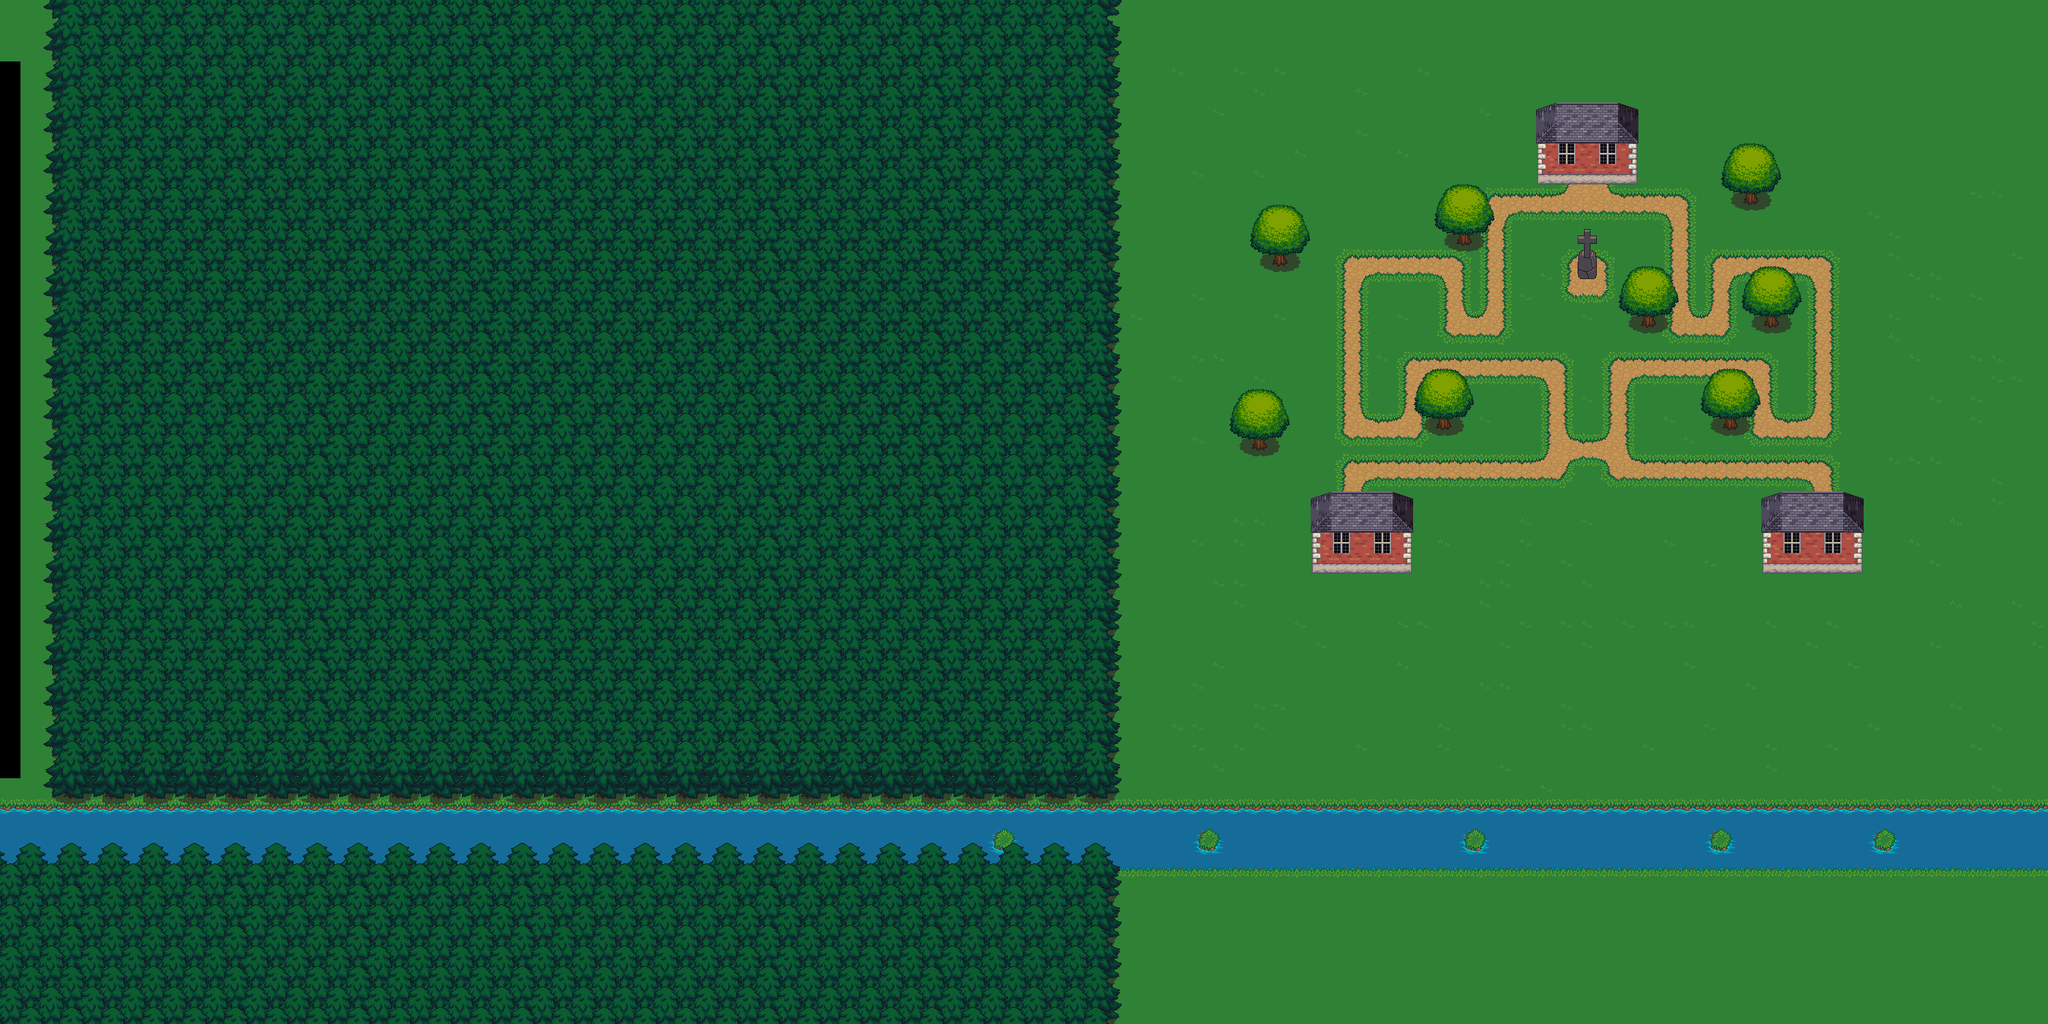

The image is a tile-based game level rendered from a .tmx file. Its description and source (layers, tilesets, objects; grid data summarised) follow:
An orthogonal 100x50 tile map with 32x32 px tiles, 6 tile layers (ground, grass, trunks & houses walls, trunks & forest, ...), 4 tilesets and 34 objects (forestRightLimit, forestLeftLimit, laugh, exit_compass_1, compass_1, ...).

<map version="1.0" tiledversion="1.0.2" orientation="orthogonal" renderorder="right-down" width="100" height="50" tilewidth="32" tileheight="32" nextobjectid="116">
 <tileset firstgid="1" name="base_out_atlas" tilewidth="32" tileheight="32" spacing="2" margin="1" tilecount="1024" columns="32">
  <image source="../general/LPC/base_out_atlas.png" width="1088" height="1088" />
 </tileset>
 <tileset firstgid="1025" name="terrain_atlas" tilewidth="32" tileheight="32" spacing="2" margin="1" tilecount="1024" columns="32">
  <image source="../general/LPC/terrain_atlas.png" width="1088" height="1088" />
 </tileset>
 <tileset firstgid="2049" name="forest tree pad" tilewidth="32" tileheight="32" spacing="2" margin="1" tilecount="21" columns="3">
  <image source="../general/LPC/forest tree pad.png" width="104" height="240" />
 </tileset>
 <tileset firstgid="2070" name="forest tree" tilewidth="32" tileheight="32" spacing="2" margin="1" tilecount="21" columns="3">
  <image source="../general/LPC/forest tree.png" width="104" height="240" />
 </tileset>
 <layer name="ground" width="100" height="50">
  <data>[5000 cells, 4961 non-empty, 1 distinct tile ids]</data>
 </layer>
 <layer name="grass" width="100" height="50">
  <data>[5000 cells, 4963 non-empty, 31 distinct tile ids]</data>
 </layer>
 <layer name="trunks &amp; houses walls" width="100" height="50">
  <data>[5000 cells, 415 non-empty, 24 distinct tile ids]</data>
 </layer>
 <layer name="trunks &amp; forest" width="100" height="50">
  <data>[5000 cells, 2000 non-empty, 14 distinct tile ids]</data>
 </layer>
 <objectgroup name="characters" />
 <layer name="roofs " width="100" height="50">
  <data>[5000 cells, 683 non-empty, 31 distinct tile ids]</data>
 </layer>
 <layer name="monumant top" width="100" height="50">
  <data>[5000 cells, 2 non-empty, 2 distinct tile ids]</data>
 </layer>
 <objectgroup name="collisions" opacity="0.97">
  <object id="66" x="2242.83" y="644.333" width="26" height="29" />
  <object id="69" x="2562.83" y="485.833" width="26" height="29" />
  <object id="74" x="1953.83" y="678.333" width="26" height="29" />
  <object id="75" x="2274.33" y="357.833" width="23" height="30" />
  <object id="76" x="2049.83" y="799.833" width="156" height="95" />
  <object id="79" x="2754.83" y="799.333" width="156" height="96" />
  <object id="80" x="91.8333" y="1162.83" width="1634" height="6" />
  <object id="81" x="2754.83" y="484.333" width="26" height="29" />
  <object id="84" name="forestRightLimit" x="1726.83" y="5.83333" width="6" height="1256" />
  <object id="85" x="1733.83" y="1258.83" width="1465" height="12" />
  <object id="86" x="2689.83" y="645.333" width="26" height="29" />
  <object id="87" x="1985.83" y="389.333" width="26" height="29" />
  <object id="88" x="2723.83" y="291.833" width="23" height="30" />
  <object id="89" x="2402.83" y="192.333" width="156" height="95" />
  <object id="101" name="forestLeftLimit" x="87.6667" y="0.333333" width="6" height="1256" />
  <object id="102" x="-2.66667" y="1250.67" width="88" height="8" />
  <object id="103" x="30.6667" y="96" width="1.33333" height="1120.33" />
  <object id="104" x="-4" y="96" width="33.3333" height="4" />
  <object id="113" x="2464" y="413" width="30" height="21" />
  <object id="115" x="-11" y="1214" width="43" height="1" />
 </objectgroup>
 <objectgroup name="events">
  <object id="93" name="laugh" x="1735.83" y="1026" width="27" height="28" />
  <object id="95" name="exit_compass_1" x="2100.72" y="784.47" width="29" height="10" />
  <object id="96" name="compass_1" x="2100.94" y="794.864" width="30" height="12" />
  <object id="97" name="compass_2" x="2833.53" y="793.864" width="30" height="12" />
  <object id="98" name="exit_compass_2" x="2834.81" y="784.47" width="29" height="10" />
  <object id="99" name="entrance_keyHouse" x="2462.67" y="186.167" width="32" height="12" />
  <object id="111" name="monument" x="2462" y="430" width="33" height="14" />
  <object id="114" name="exit-beer-house" x="2468" y="172" width="14" height="8" />
 </objectgroup>
 <objectgroup name="objects">
  <object id="90" name="ghost" x="1651.84" y="989.83" width="17" height="17" />
  <object id="91" name="blondman" x="2323.83" y="1199.83" width="13" height="13" />
  <object id="92" name="playerGhost" x="1698.55" y="1034.22" width="14" height="15" />
  <object id="94" name="oldman" x="2056.17" y="694" width="13" height="12" />
  <object id="100" name="spawn" x="2470.83" y="451" width="19" height="18" />
  <object id="107" name="girl" x="1969" y="132" />
 </objectgroup>
</map>
